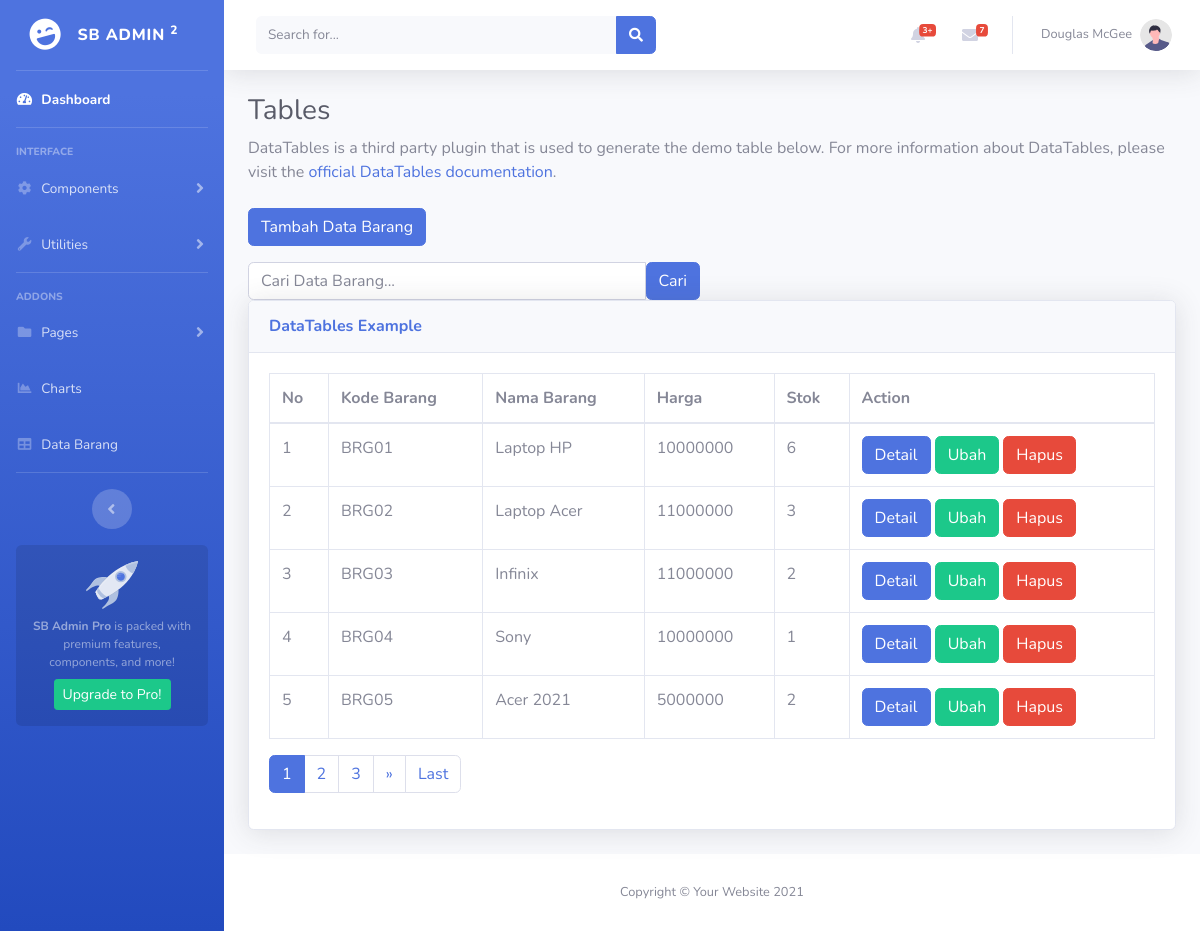
/index.php/barang, run on the app's committed database.
### tables this page shows
CREATE TABLE `barang` (
  `id_barang` varchar(5) NOT NULL,
  `nama_barang` varchar(50) NOT NULL,
  `harga` decimal(10,0) NOT NULL,
  `stok` int(11) NOT NULL
);

### index.php (called while the page is built, shortened)
<?php
require_once BASEPATH.'core/CodeIgniter.php';

### application/config/config.php (called while the page is built, shortened)
<?php
$config['base_url'] = 'http://localhost/penjualan/';
$config['index_page'] = '';
$config['uri_protocol']	= 'REQUEST_URI';
$config['url_suffix'] = '';
$config['language']	= 'english';
$config['charset'] = 'UTF-8';
$config['enable_hooks'] = FALSE;
$config['subclass_prefix'] = 'MY_';
$config['composer_autoload'] = FALSE;
$config['permitted_uri_chars'] = 'a-z 0-9~%.:_\-';
$config['enable_query_strings'] = FALSE;
$config['controller_trigger'] = 'c';
$config['function_trigger'] = 'm';
$config['directory_trigger'] = 'd';
$config['allow_get_array'] = TRUE;
$config['log_threshold'] = 0;
$config['log_path'] = '';
$config['log_file_extension'] = '';
$config['log_file_permissions'] = 0644;
$config['log_date_format'] = 'Y-m-d H:i:s';
$config['error_views_path'] = '';
$config['cache_path'] = '';
$config['cache_query_string'] = FALSE;
$config['encryption_key'] = '';
$config['sess_driver'] = 'files';
$config['sess_cookie_name'] = 'ci_session';
$config['sess_expiration'] = 7200;
$config['sess_save_path'] = NULL;
$config['sess_match_ip'] = FALSE;
$config['sess_time_to_update'] = 300;
$config['sess_regenerate_destroy'] = FALSE;
$config['cookie_prefix']	= '';
$config['cookie_domain']	= '';
$config['cookie_path']		= '/';
$config['cookie_secure']	= FALSE;
$config['cookie_httponly'] 	= FALSE;
$config['standardize_newlines'] = FALSE;
$config['global_xss_filtering'] = FALSE;
$config['csrf_protection'] = FALSE;
$config['csrf_token_name'] = 'csrf_test_name';
$config['csrf_cookie_name'] = 'csrf_cookie_name';
$config['csrf_expire'] = 7200;
$config['csrf_regenerate'] = TRUE;
$config['csrf_exclude_uris'] = array();
$config['compress_output'] = FALSE;
$config['time_reference'] = 'local';
$config['rewrite_short_tags'] = FALSE;
$config['proxy_ips'] = '';

### application/models/Barang_model.php (called while the page is built, shortened)
<?php
class Barang_model extends CI_Model{
    public function getBarang($limit,$start){
        return $this->db->get('barang',$limit,$start)->result_array();
    }
    public function countAllBarang(){
        return $this->db->get('barang')->num_rows();
    }
}

### application/views/barang/index.php (the view, shortened to what this page needs)
     <div class="container-fluid">
<h1 class="h3 mb-2 text-gray-800">Tables</h1>
<p class="mb-4">DataTables is a third party plugin that is used to generate the demo table below.
    For more information about DataTables, please visit the <a target="_blank"
        href="https://datatables.net">official DataTables documentation</a>.</p>
  <div class="row-mt-2">
    <div class="colmd-4">
      <a href="<?= base_url(); ?>barang/tambah" class="btn btn-primary">Tambah Data Barang</a>
    </div>
<div class="row mt-3">
  <div class="col-md-6">
  <form action="" method="post">
  <div class="input-group">
    <input type="text" class="form-control" placeholder="Cari Data Barang..." name="keyword">
    <button class="btn btn-primary" type="submit" >Cari</button>
</div>
  </form>
  </div>
</div>
<div class="card shadow mb-4">
    <div class="card-header py-3">
        <h6 class="m-0 font-weight-bold text-primary">DataTables Example</h6>
    </div>
    <div class="card-body">
        <div class="table-responsive">
            <table class="table table-bordered" id="dataTable" width="100%" cellspacing="0">
                <thead>
                    <tr>
                      <th scope="col">No</th>
                      <th scope="col">Kode Barang</th>
                      <th scope="col">Nama Barang</th>
                      <th scope="col">Harga</th>
                      <th scope="col">Stok</th>
                      <th scope="col">Action</th>
                    </tr>
                </thead>
                <tbody>
                    <tr>
                      <?php foreach ($barang as $brg ): ?>
                        <td><?= ++$start;?></td>
                        <td><?= $brg['id_barang'];?></td>
                        <td><?= $brg['nama_barang'];?></td>
                        <td><?= $brg['harga'];?></td>
                        <td><?= $brg['stok'];?></td>
                        <td><a href="<?= base_url(); ?>barang/detail/<?=$brg['id_barang'];?>" class="btn btn-primary" >Detail</a>
                        <a href="<?= base_url(); ?>barang/ubah/<?=$brg['id_barang'];?>" class="btn btn-success">Ubah</a>
                        <a href="<?= base_url(); ?>barang/hapus/<?=$brg['id_barang'];?>" class="btn btn-danger" onclick= "return confirm ('Yakin akan dihapus?');">Hapus</a></td>
                      </tr>
                    <?php endforeach ?>
                </tbody>
            </table>
            <?= $this->pagination->create_links(); ?>
        </div>
    </div>
</div>
</div>
</div>

### application/controllers/Barang.php (shortened to what this page needs)
<?php
class Barang extends CI_Controller{
    public function __construct()
    {
        $this->load->model('Barang_model');
        $this->load->library('form_validation');
    }
    public  function index()
    {
        $data['judul']="Barang";
        $this->load->library('pagination');
        $config['base_url'] = 'http://localhost/penjualan/barang/index';
        $config['total_rows'] = $this->Barang_model->countAllBarang();
        $config['per_page'] = 5;
        $config['full_tag_open'] = '<nav><ul class="pagination">';
        $config['full_tag_close'] = '</ul><nav>';
        $config['last_tag_open'] = '<li class="page-item">';
        $config['last_tag_close'] = '</li>';
        $config['next_tag_open'] = '<li class="page-item">';
        $config['next_tag_close'] = '</li>';
        $config['cur_tag_open'] = '<li class="page-item active"><a class="page-link" href="#">';
        $config['cur_tag_close'] = '</a></li>';
        $config['num_tag_open'] = '<li class="page-item">';
        $config['num_tag_close'] = '</li>';
        $data['start']=$this->uri->segment(3);
        $data['barang']=$this->Barang_model->getBarang($config['per_page'],$data['start']);
        $this->load->view('templates/header',$data);
        $this->load->view('templates/sidebar');
        $this->load->view('templates/topbar');
        $this->load->view('barang/index');
        $this->load->view('templates/footer');
    }
}

### application/views/templates/header.php (shortened to what this page needs)
<!DOCTYPE html>
<html lang="en">
<head>
    <link href="<?=base_url ('assets/');?>vendor/fontawesome-free/css/all.min.css" rel="stylesheet" type="text/css">
    <link href="<?=base_url ('assets/');?>css/sb-admin-2.min.css" rel="stylesheet">
</head>
<body id="page-top">
    <div id="wrapper">

### application/views/templates/sidebar.php (shortened to what this page needs)
<ul class="navbar-nav bg-gradient-primary sidebar sidebar-dark accordion" id="accordionSidebar">
    <a class="sidebar-brand d-flex align-items-center justify-content-center" href="index.html">
        <div class="sidebar-brand-icon rotate-n-15">
            <i class="fas fa-laugh-wink"></i>
        </div>
        <div class="sidebar-brand-text mx-3">SB Admin <sup>2</sup></div>
    </a>
    <hr class="sidebar-divider my-0">
    <li class="nav-item active">
        <a class="nav-link" href="<?=base_url();?>homepage">
            <i class="fas fa-fw fa-tachometer-alt"></i>
            <span>Dashboard</span></a>
    </li>
    <hr class="sidebar-divider">
    <div class="sidebar-heading">
        Interface
    </div>
    <li class="nav-item">
        <a class="nav-link collapsed" href="#" data-toggle="collapse" data-target="#collapseTwo"
            aria-expanded="true" aria-controls="collapseTwo">
            <i class="fas fa-fw fa-cog"></i>
            <span>Components</span>
        </a>
    </li>
    <li class="nav-item">
        <a class="nav-link collapsed" href="#" data-toggle="collapse" data-target="#collapseUtilities"
            aria-expanded="true" aria-controls="collapseUtilities">
            <i class="fas fa-fw fa-wrench"></i>
            <span>Utilities</span>
        </a>
    </li>
    <hr class="sidebar-divider">
    <div class="sidebar-heading">
        Addons
    </div>
    <li class="nav-item">
        <a class="nav-link collapsed" href="#" data-toggle="collapse" data-target="#collapsePages"
            aria-expanded="true" aria-controls="collapsePages">
            <i class="fas fa-fw fa-folder"></i>
            <span>Pages</span>
        </a>
    </li>
    <li class="nav-item">
        <a class="nav-link" href="charts.html">
            <i class="fas fa-fw fa-chart-area"></i>
            <span>Charts</span></a>
    </li>
    <li class="nav-item">
        <a class="nav-link" href="<?=base_url();?>barang">
            <i class="fas fa-fw fa-table"></i>
            <span>Data Barang</span></a>
    </li>
    <hr class="sidebar-divider d-none d-md-block">
    <div class="text-center d-none d-md-inline">
        <button class="rounded-circle border-0" id="sidebarToggle"></button>
    </div>
    <div class="sidebar-card d-none d-lg-flex">
        <img class="sidebar-card-illustration mb-2" src="img/undraw_rocket.svg" alt="...">
        <p class="text-center mb-2"><strong>SB Admin Pro</strong> is packed with premium features, components, and more!</p>
        <a class="btn btn-success btn-sm" href="https://startbootstrap.com/theme/sb-admin-pro">Upgrade to Pro!</a>
    </div>
</ul>

### application/views/templates/topbar.php (shortened to what this page needs)
   <div id="content-wrapper" class="d-flex flex-column">
<div id="content">
    <nav class="navbar navbar-expand navbar-light bg-white topbar mb-4 static-top shadow">
        <form
            class="d-none d-sm-inline-block form-inline mr-auto ml-md-3 my-2 my-md-0 mw-100 navbar-search">
            <div class="input-group">
                <input type="text" class="form-control bg-light border-0 small" placeholder="Search for..."
                    aria-label="Search" aria-describedby="basic-addon2">
                <div class="input-group-append">
                    <button class="btn btn-primary" type="button">
                        <i class="fas fa-search fa-sm"></i>
                    </button>
                </div>
            </div>
        </form>
        <ul class="navbar-nav ml-auto">
            <li class="nav-item dropdown no-arrow mx-1">
                <a class="nav-link dropdown-toggle" href="#" id="alertsDropdown" role="button"
                    data-toggle="dropdown" aria-haspopup="true" aria-expanded="false">
                    <i class="fas fa-bell fa-fw"></i>
                    <span class="badge badge-danger badge-counter">3+</span>
                </a>
            </li>
            <li class="nav-item dropdown no-arrow mx-1">
                <a class="nav-link dropdown-toggle" href="#" id="messagesDropdown" role="button"
                    data-toggle="dropdown" aria-haspopup="true" aria-expanded="false">
                    <i class="fas fa-envelope fa-fw"></i>
                    <span class="badge badge-danger badge-counter">7</span>
                </a>
            </li>
            <li class="nav-item dropdown no-arrow">
                <a class="nav-link dropdown-toggle" href="#" id="userDropdown" role="button"
                    data-toggle="dropdown" aria-haspopup="true" aria-expanded="false">
                    <span class="mr-2 d-none d-lg-inline text-gray-600 small">Douglas McGee</span>
                    <img class="img-profile rounded-circle"
                        src="img/undraw_profile.svg">
                </a>
            </li>
        </ul>
    </nav>

### application/views/templates/footer.php (shortened to what this page needs)
      <footer class="sticky-footer bg-white">
                <div class="container my-auto">
                    <div class="copyright text-center my-auto">
                        <span>Copyright &copy; Your Website 2021</span>
                    </div>
                </div>
            </footer>
        </div>
    </div>
</body>
</html>

### data on the page
barang: id_barang "BRG01", nama_barang "Laptop HP", harga "10000000", stok "6"
barang: id_barang "BRG02", nama_barang "Laptop Acer", harga "11000000", stok "3"
barang: id_barang "BRG03", nama_barang "Infinix", harga "11000000", stok "2"
barang: id_barang "BRG04", nama_barang "Sony", harga "10000000", stok "1"
barang: id_barang "BRG05", nama_barang "Acer 2021", harga "5000000", stok "2"

### other printed values
$this->pagination->create_links() "1 2 3 » Last"
